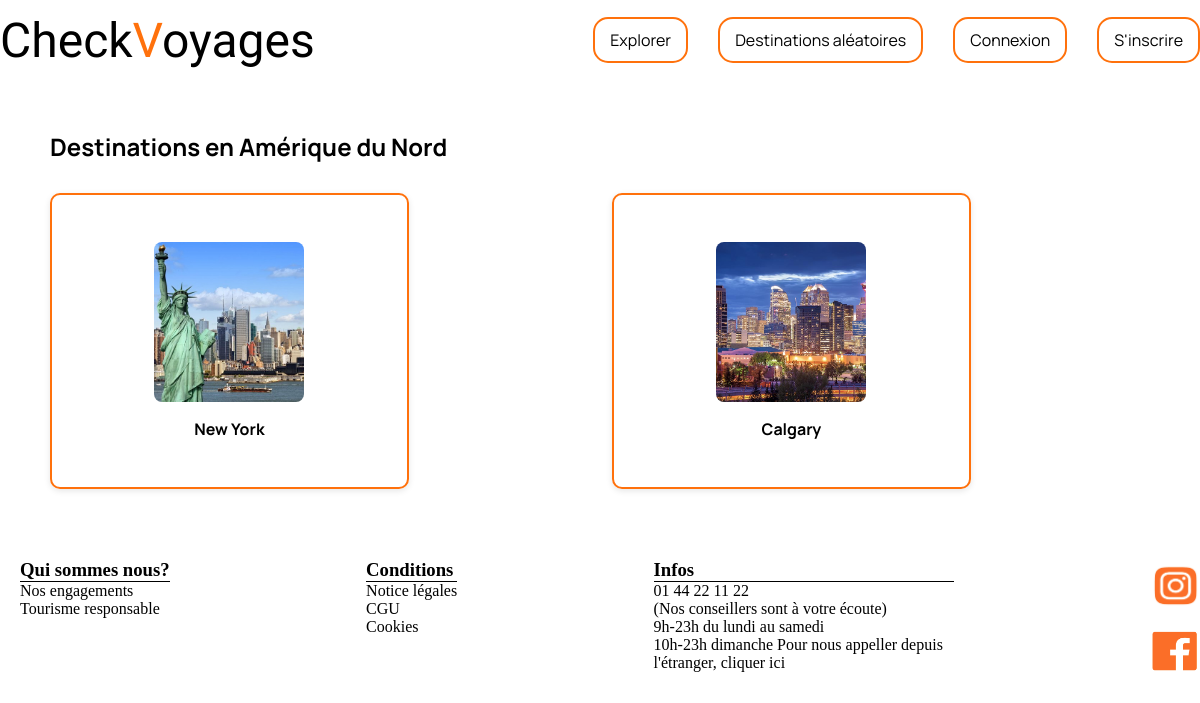
Screenshot of /destinationList.php?id_group=4 with the database file from the repository.
### tables this page shows
CREATE TABLE IF NOT EXISTS destinationGroup (
    id_destinationGroup INT PRIMARY KEY AUTO_INCREMENT NOT NULL,
    name VARCHAR(50) NOT NULL UNIQUE
);

CREATE TABLE IF NOT EXISTS destination(
	id_destination INT PRIMARY KEY AUTO_INCREMENT NOT NULL,
    id_destinationGroup INT NOT NULL,
    title VARCHAR(100) NOT NULL UNIQUE,
    content TEXT NOT NULL,
    thumbnail VARCHAR(255),
    publication_date DATETIME NOT NULL
);

### Model/DestinationModel.php (called while the page is built, shortened)
<?php
class Destination {
    private ?PDO $bdd;
    public function __construct(?PDO $bdd) {
        $this->bdd = $bdd;
    }
    public function getBDD(): ?PDO {
        return $this->bdd;
    }
    public function listDestinationsByGroup(int $id_group): array {
        try {
            $query = $this->getBDD()->prepare('SELECT id_destination, title, thumbnail FROM destination WHERE id_destinationGroup = ?');
            $query->bindParam(1, $id_group, PDO::PARAM_INT);
            $query->execute();
            return $query->fetchAll(PDO::FETCH_ASSOC);
        } catch (Exception $error) {
            die($error->getMessage());
        }
    }
}
?>

### View/view_destinationList.php (the view)
<?php
class DestinationListView {
    public function renderList(array $destinations, string $groupName): string {
        $html = "<section style='padding: 50px; font-family: \"Manrope\", sans-serif;'>";
        $html .= "<h1>Destinations en " . $groupName . "</h1>";
        if (empty($destinations)) {
            $html .= "<p>Aucune destination trouvée pour ce groupe.</p>";
        } else {
            $html .= "<div class='cards-grid' style='display: grid; grid-template-columns: repeat(auto-fit, minmax(200px, 1fr)); gap: 1.5rem; justify-content: center; margin-top: 30px;'>";
            foreach ($destinations as $dest) {
                $img = !empty($dest['thumbnail']) ? "<img src='images/".$dest['thumbnail']."' alt='".$dest['title']."' style='width: 100%; max-width:150px; height: 160px; object-fit: cover; margin-bottom: 1rem; border-radius: 8px;'>" : "";
                $html .= "<a href='destination.php?id=".$dest['id_destination']."' class='card card-image' style='border: solid 2px rgb(255 113 12); border-radius: 10px; overflow: hidden; text-align: center; padding: 1rem; text-decoration: none; color: black;'>
                            $img
                            <p class='card-description' style='font-size: 1rem; font-weight: bold;'>".$dest['title']."</p>
                         </a>";
            }
            $html .= "</div>";
        }
        $html .= "</section>";
        return $html;
    }
}

### src/style/style-index.css (style rules this page uses)
* { margin: 0; padding: 0; }
html { scroll-behavior: smooth; }
.cards-grid { display: grid; grid-template-columns: repeat(auto-fit, minmax(200px, 1fr)); gap: 1.5rem; justify-content: center; }
.card-image img { width: 100%; max-width:150px; height: 160px; object-fit: cover; margin-bottom: 1rem; border-radius: 8px; }
.container-footer h3 { border-bottom: 1px solid; }
.container-footer p { max-width: 300px; }
.icons-social img { object-fit: cover; max-width:50px; height: 50px; }
.icons-social { display: flex; flex-direction: column; gap: 1rem; }

### rows the page displays
destinationgroup: name "Amérique du Nord"
destination: thumbnail (picture), title "New York"
destination: thumbnail (picture), title "Calgary"

### other values shown
$this->getWhoAreWe() "Qui sommes nous? Nos engagements Tourisme responsable"
$this->getConditions() "Conditions Notice légales CGU Cookies"
$this->getInfos() "Infos 01 44 22 11 22 (Nos conseillers sont à votre écoute) 9h-23h du lundi au samedi 10h-23h dimanche Pour nous appeller depuis l'étranger, cliquer ici"
